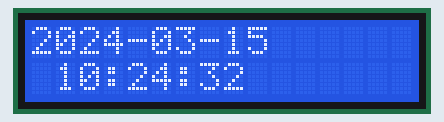
Simulated run of this program. Board: Raspberry Pi (BCM pin numbers). On the bench: 16×2 character LCD. The clock reads 2024-03-15 10:24:30 at power-on unless the program sets it; library files of the repository ran but are not shown: LCD1602.py.

Above: at 2.2 s.
At 6.1 s:
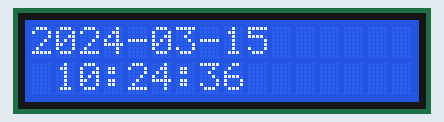
At 10.3 s:
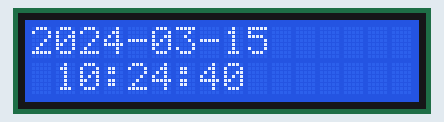
At 15.2 s:
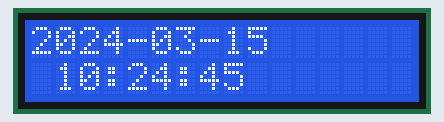
At 24.2 s:
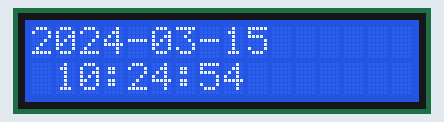
At 38.2 s:
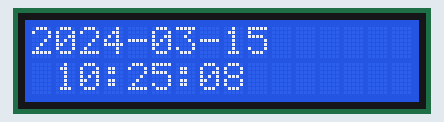

Measured:
- what the display in image 0 shows lasts 1.0 s, from 2.1 s to 3.1 s
- what the display in image 1 shows lasts 1.2 s, from 6.1 s to 7.3 s

The program:

LCD.py
```python
#!/usr/bin/env python3

import LCD1602
import time
from datetime import datetime

def setup():
	LCD1602.init(0x27, 1)	# init(slave address, background light)
	time.sleep(2)

def destroy():
	LCD1602.clear()

def update_time():
	current_timestamp = datetime.now()
	date_cur = current_timestamp.strftime('%Y-%m-%d')
	time_cur = current_timestamp.strftime('%H:%M:%S')
	LCD1602.write(0, 0, date_cur)
	LCD1602.write(1, 1, time_cur)


if __name__ == "__main__":
	try:
		setup()
		while True:
			update_time()
			time.sleep(0.1)
	except KeyboardInterrupt:
		destroy()
```
